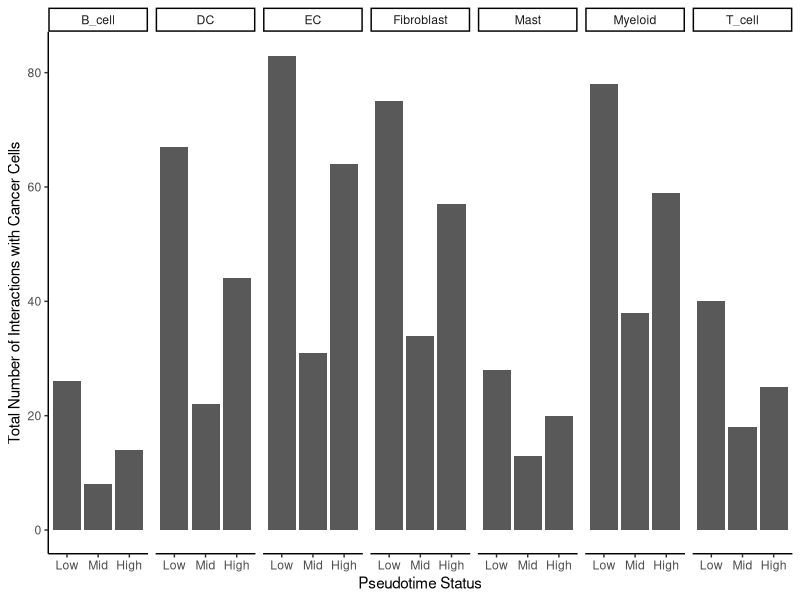

Write the R code that produced this figure.
####################################################
#Number of interactions with differnet TME compnents
####################################################


#Load required packages:
library(reshape)
library(ggplot2)

#Load metadata to see how many cells are in the differnet categories:
setwd("~/Documents/EMT_paper_revision/TCGA_PurityScaledAnalysis/MCF10_Cook_averaged/ScRNAseqAnalysis/QianBreast/CellphoneDb/Input/")
meta.data <- read.table("test_meta.txt", header = TRUE, sep = "\t")
table(meta.data$cell_type)


#Load interaction data
setwd("~/Documents/EMT_paper_revision/TCGA_PurityScaledAnalysis/MCF10_Cook_averaged/ScRNAseqAnalysis/QianBreast/CellphoneDb/Input/out/")
df.net <- read.table("significant_means.txt", header = TRUE, sep = "\t")
df.net <- melt(df.net, id.vars = c("id_cp_interaction","interacting_pair","partner_a","partner_b","gene_a","gene_b","secreted","receptor_a","receptor_b","annotation_strategy","is_integrin","rank"))


#Check number of interactions
cell_types <- unique(as.character(meta.data$cell_type))
cell_types <- cell_types[!(cell_types %in% c("LowPseudotime_tumour","MidPseudotime_tumour","HighPseudotime_tumour"))]

Interaction_number <- NULL

for (i in cell_types) {
  
  print(i)
  df.net.low <- df.net[df.net$variable %in% c(paste(i,".LowPseudotime_tumour",sep = ""),paste("LowPseudotime_tumour.",i,sep = "")),]
  df.net.low <- na.omit(df.net.low)
  df.net.low <- dim(df.net.low)[1]
  Interaction_number <- c(Interaction_number, df.net.low)
  
  
  df.net.mid <- df.net[df.net$variable %in% c(paste(i,".MidPseudotime_tumour",sep = ""),paste("MidPseudotime_tumour.",i,sep = "")),]
  df.net.mid <- na.omit(df.net.mid)
  df.net.mid <- dim(df.net.mid)[1]
  Interaction_number <- c(Interaction_number, df.net.mid)
  
  
  df.net.high <- df.net[df.net$variable %in% c(paste(i,".HighPseudotime_tumour",sep = ""),paste("HighPseudotime_tumour.",i,sep = "")),]
  df.net.high <- na.omit(df.net.high)
  df.net.high <- dim(df.net.high)[1]
  Interaction_number <- c(Interaction_number, df.net.high)
  
  
  
}

CellType <- NULL

for (i in cell_types) {
  
  print(i)
  
  CellType <- c(CellType, rep(i,3))
  
}

l <- length(cell_types)
PseudotimeStatus <- rep(c("Low","Mid","High"),l)
summary <- data.frame(CellType, PseudotimeStatus, Interaction_number)
summary$PseudotimeStatus <- factor(summary$PseudotimeStatus, levels = c("Low","Mid","High"))


#Boxplot summary
pdf("BRCAcohort_InteractionNumberSummary.pdf",height = 5,width = 10)
ggplot(summary, aes(x=PseudotimeStatus, y=Interaction_number)) + 
  geom_bar(stat = "identity") +  facet_wrap(.~CellType, nrow = 1) + theme_classic() + ylab("Total Number of Interactions with Cancer Cells") + xlab("Pseudotime Status")
dev.off()
